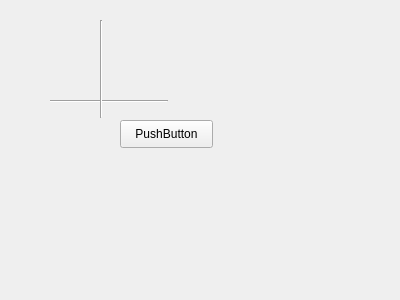
<?xml version="1.0" encoding="UTF-8"?>
<ui version="4.0">
 <class>MyEvent</class>
 <widget class="QWidget" name="MyEvent">
  <property name="geometry">
   <rect>
    <x>0</x>
    <y>0</y>
    <width>400</width>
    <height>300</height>
   </rect>
  </property>
  <property name="windowTitle">
   <string>Form</string>
  </property>
  <widget class="Line" name="line">
   <property name="geometry">
    <rect>
     <x>50</x>
     <y>100</y>
     <width>118</width>
     <height>3</height>
    </rect>
   </property>
   <property name="orientation">
    <enum>Qt::Horizontal</enum>
   </property>
  </widget>
  <widget class="Line" name="line_2">
   <property name="geometry">
    <rect>
     <x>100</x>
     <y>20</y>
     <width>3</width>
     <height>98</height>
    </rect>
   </property>
   <property name="orientation">
    <enum>Qt::Vertical</enum>
   </property>
  </widget>
  <widget class="QPushButton" name="pushButton">
   <property name="geometry">
    <rect>
     <x>120</x>
     <y>120</y>
     <width>93</width>
     <height>28</height>
    </rect>
   </property>
   <property name="text">
    <string>PushButton</string>
   </property>
  </widget>
 </widget>
 <resources/>
 <connections/>
</ui>
